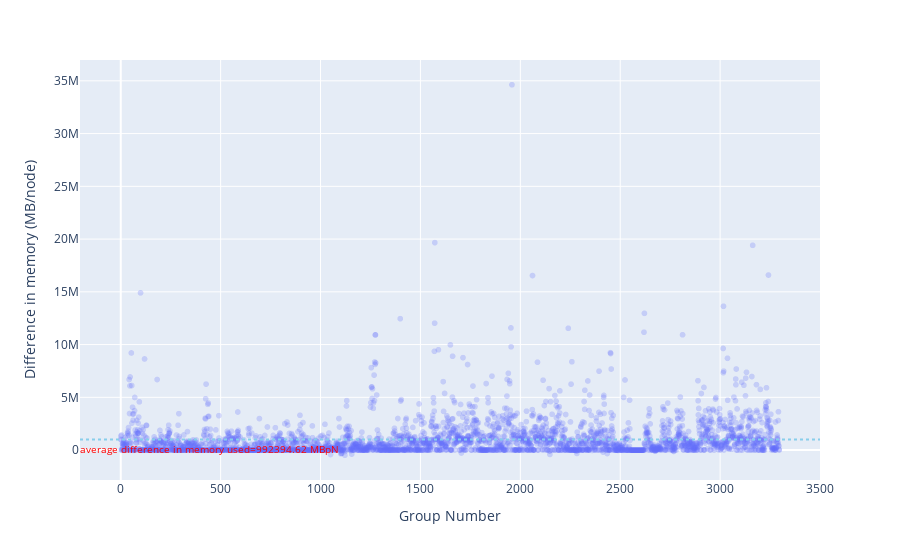

Notebook code for this chart:
### Code cell
fig2 = px.scatter(totaldiffmem,
           x=totaldiffmem['group'],
           y=totaldiffmem['DIFFMEM'],
           opacity=0.25,
           labels={'group':'Group Number', 'DIFFMEM':'Difference in memory (MB/node)'},
           #title='It is unlikely that memory use is the direct cause of Unresponsive indicator'
           )
# Calculate average y value
avg_y = totaldiffmem['DIFFMEM'].mean()

# Add horizontal line at average y
fig2.add_hline(
    y=avg_y,
    line_dash="dot",
    line_color="skyblue",
    label=dict(
        text=f"average difference in memory used={avg_y:.2f} MBpN",
        textposition='start',
        font=dict(size=10, color="red"),
        yanchor="top",
    ),
)
# fig2.add_vrect(x0=20000, x1=40000, 
#               annotation_text='little difference in<br>memory used', annotation_position="top left",
#               fillcolor="green", opacity=0.25, line_width=0)

### Figure 1 — Plotly figure (JSON) as saved in the notebook; plotly's stock layout.template omitted (floating-point values rounded to 4 significant figures; data arrays with more than 128 entries replaced by an {"elided": "..."} marker saying what was removed)
{"data": [{"hovertemplate": "Group Number=%{x}<br>Difference in memory (MB/node)=%{y}<extra></extra>", "legendgroup": "", "marker": {"color": "#636efa", "opacity": 0.25, "symbol": "circle"}, "mode": "markers", "name": "", "showlegend": false, "type": "scattergl", "x": {"elided": "3297 int values"}, "xaxis": "x", "y": {"elided": "3297 float values"}, "yaxis": "y"}], "layout": {"legend": {"tracegroupgap": 0}, "margin": {"t": 60}, "shapes": [{"label": {"font": {"color": "red", "size": 10}, "text": "average difference in memory used=992394.62 MBpN", "textposition": "start", "yanchor": "top"}, "line": {"color": "skyblue", "dash": "dot"}, "type": "line", "x0": 0, "x1": 1, "xref": "x domain", "y0": 992400.0, "y1": 992400.0, "yref": "y"}], "xaxis": {"anchor": "y", "domain": [0, 1], "title": {"text": "Group Number"}}, "yaxis": {"anchor": "x", "domain": [0, 1], "title": {"text": "Difference in memory (MB/node)"}}}}
